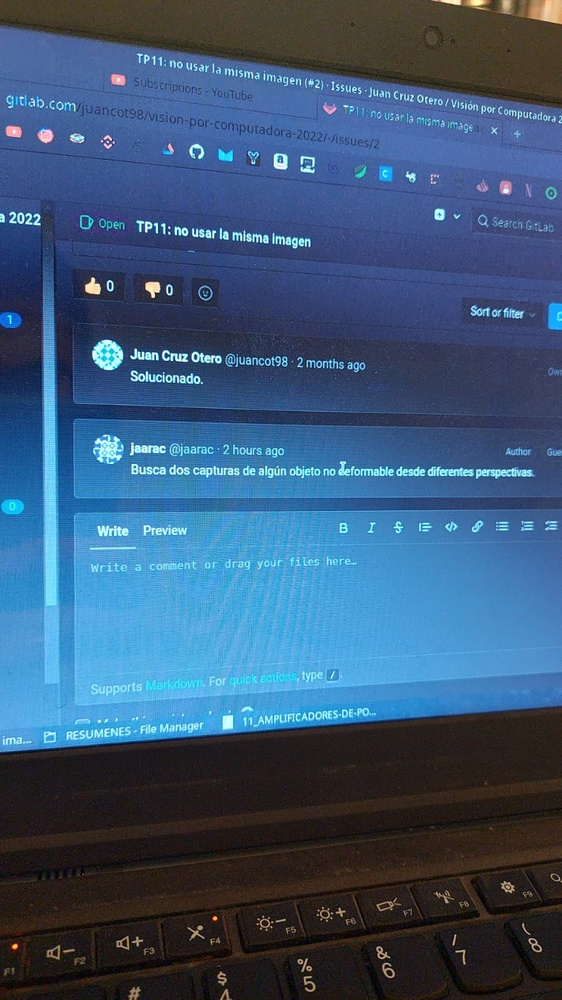
#> input picture TP11/fotos/screen1.jpg, 562 x 1000 px, shrunk from 899 x 1599 before the run
$ python main.py
#> lines starting #> are read from the running program, lines starting #| are printed output that depends on the picture; after the words box and inside, x2 and y2 are one past the last pixel; in counts of white or black regions, pixels touching at a corner belong together
# OTERO, Juan Cruz - 71459
# TP11 - Alineacion de imagenes usando SIFT


import cv2
import numpy as np


def main() -> None:
    COLOR_BLUE = 255, 0, 0
    COLOR_RED = 0, 0, 255
    MIN_MATCH_COUNT = 10

    # Read images.
    img1 = cv2.imread('fotos/screen1.jpg')
#> img1 is the input picture: shape (1000, 562, 3); mean B, G, R 117.3, 86.2, 57.7
    img2 = cv2.imread('fotos/screen2.jpg')
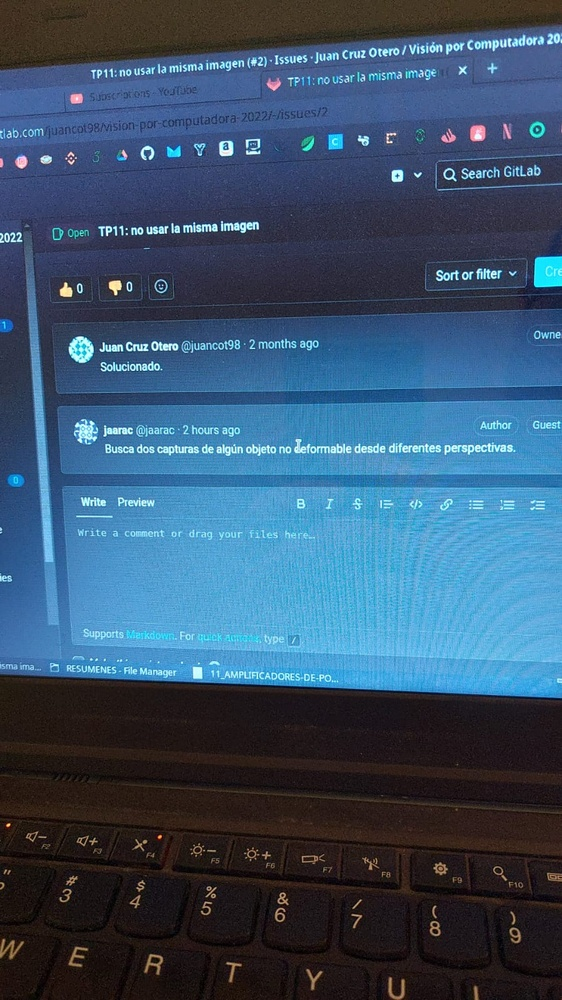
#> input picture TP11/fotos/screen2.jpg, 562 x 1000 px, shrunk from 899 x 1599 before the run
#> img2 is the input picture: shape (1000, 562, 3); mean B, G, R 107.2, 81.8, 55.8

    img1Copy = img1.copy()
    img2Copy = img2.copy()

    # Initialize detector and descriptor.
    dscr = cv2.xfeatures2d.SIFT_create(100)

    # Find keypoints and detectors with SIFT.
    kp1, des1 = dscr.detectAndCompute(img1, None)
#> kp1 = 101 keypoints; strongest (x, y, size): (92, 287, 9.2), (153, 288, 8.9), (15, 946, 3.4), (215, 918, 2.8)
    kp2, des2 = dscr.detectAndCompute(img2, None)
#> kp2 = 101 keypoints; strongest (x, y, size): (8, 825, 2.3), (115, 286, 7.8), (66, 291, 7.7), (116, 293, 2.3)

    # Graph keypoints.
    cv2.drawKeypoints(img1, kp1, img1Copy, COLOR_RED)
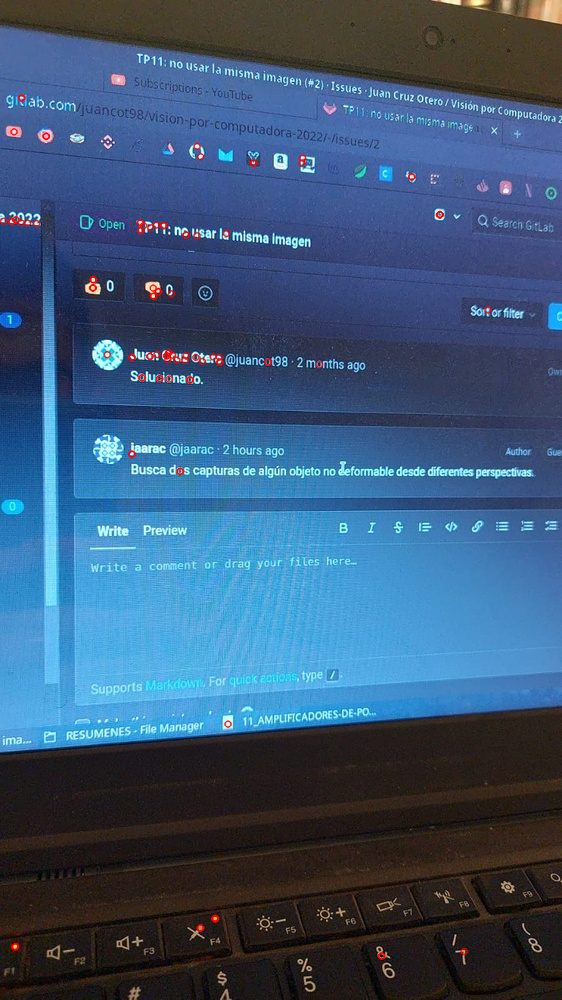
#> img1Copy: shape (1000, 562, 3); 0.54% of pixels changed, all inside (x1, y1, x2, y2) = (0, 93, 493, 961)
    cv2.drawKeypoints(img2, kp2, img2Copy, COLOR_BLUE)
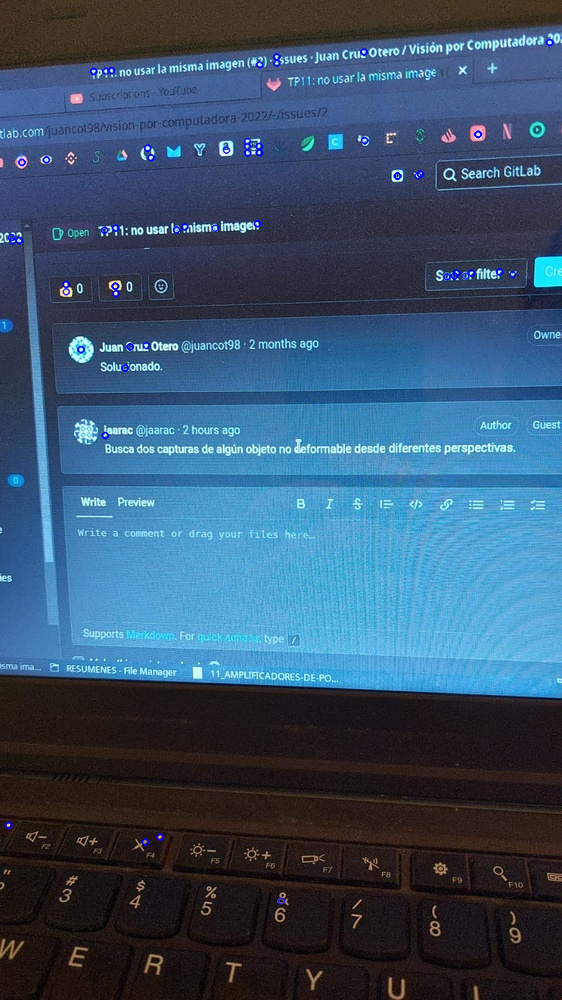
#> img2Copy: shape (1000, 562, 3); 0.46% of pixels changed, all inside (x1, y1, x2, y2) = (4, 38, 554, 906)

    # Concatenate vertically.
    imgConcatenate = np.concatenate((img1Copy, img2Copy), axis=0)
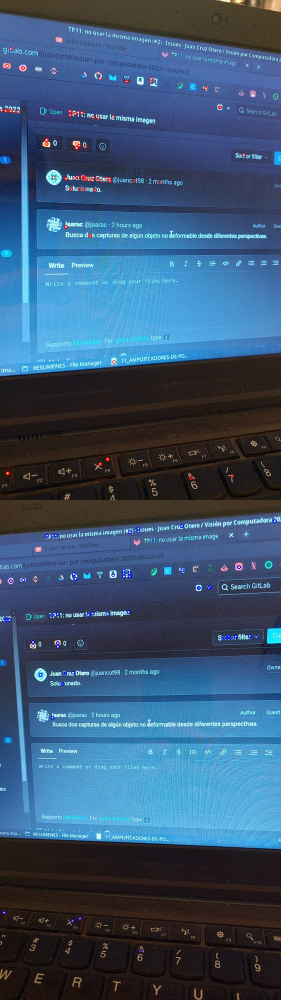
#> imgConcatenate: shape (2000, 562, 3) (shown at 1/2 size); mean B, G, R 112.1, 83.6, 56.8
    cv2.imshow('key points', imgConcatenate)
    cv2.imwrite('fotos/keypoints.jpg', imgConcatenate)
    cv2.waitKey(0)

    # Establish matches.
    matcher = cv2.BFMatcher(cv2.NORM_L2)
    matches = matcher.knnMatch(des1, des2, k=2)
#> matches = 101 matches

    good = []
    all = []

    # Save good matches using Lowe's ratio test.
    for m, n in matches:
        all.append(m)
        if m.distance < 0.7*n.distance:
            good.append(m)
#> this loop made 101 passes
#> after the loop, all = 101 matches; good = 27 matches

    if len(good) > MIN_MATCH_COUNT:
        # Compute homography with RANSAC.
        scrPts = np.float32(
            [kp1[m.queryIdx].pt for m in good]
        ).reshape(-1, 1, 2)
#> scrPts = 27 rows, first 8: [200.2, 156.3], [200, 927.5], [92.42, 287.5], [92.9, 279.2], [185.6, 355.2], [106.7, 354.2], [439.4, 214.2], [439.4, 214.2]
        dstPts = np.float32(
            [kp2[m.trainIdx].pt for m in good]
        ).reshape(-1, 1, 2)
#> dstPts = 27 rows, first 8: [150.5, 157.3], [144.8, 841.6], [114.9, 285.8], [65.6, 284], [146, 345.1], [80.54, 349.1], [397, 175.6], [397, 175.6]
        H, mask = cv2.findHomography(dstPts, scrPts, cv2.RANSAC, 5.0)
#> H = [[1.31, -0.0811, 30.23], [0.297, 1.08, -47.88], [0.000606, -0.000141, 1]]; mask = 27 values, max 1 at index 0, min 0 at index 1, mean 0.741

    # Apply perspective transformation H to img2.
    wimg2 = cv2.warpPerspective(img2, H, img2.shape[:2][::-1])
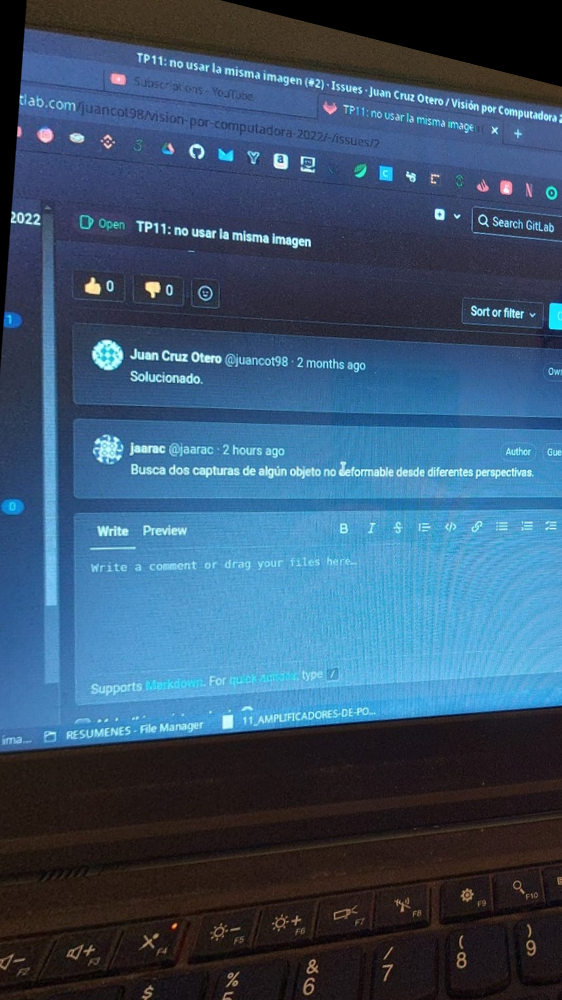
#> wimg2: shape (1000, 562, 3); mean B, G, R 108.8, 82.5, 55.3

    # Display and save pre-Lowe matches.
    imgMatches = cv2.drawMatches(img1, kp1, img2, kp2, all, None)
    cv2.imshow('pre-Lowe matches', imgMatches)
    cv2.imwrite('fotos/prelowe_matches.jpg', imgMatches)
    cv2.waitKey(0)

    # Display and save post-Lowe matches.
    imgMatches = cv2.drawMatches(img1, kp1, img2, kp2, good, None)
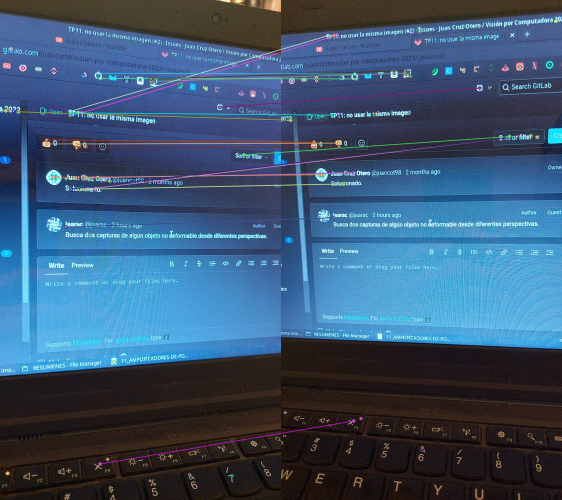
#> imgMatches: shape (1000, 1124, 3) (shown at 1/2 size); mean B, G, R 112.3, 84.6, 57.9
    cv2.imshow('post-Lowe matches', imgMatches)
    cv2.imwrite('fotos/postlowe_matches.jpg', imgMatches)
    cv2.waitKey(0)

    # Blend both images.
    alpha = 0.5
    blend = np.array(wimg2*alpha + img1*(1-alpha), dtype=np.uint8)
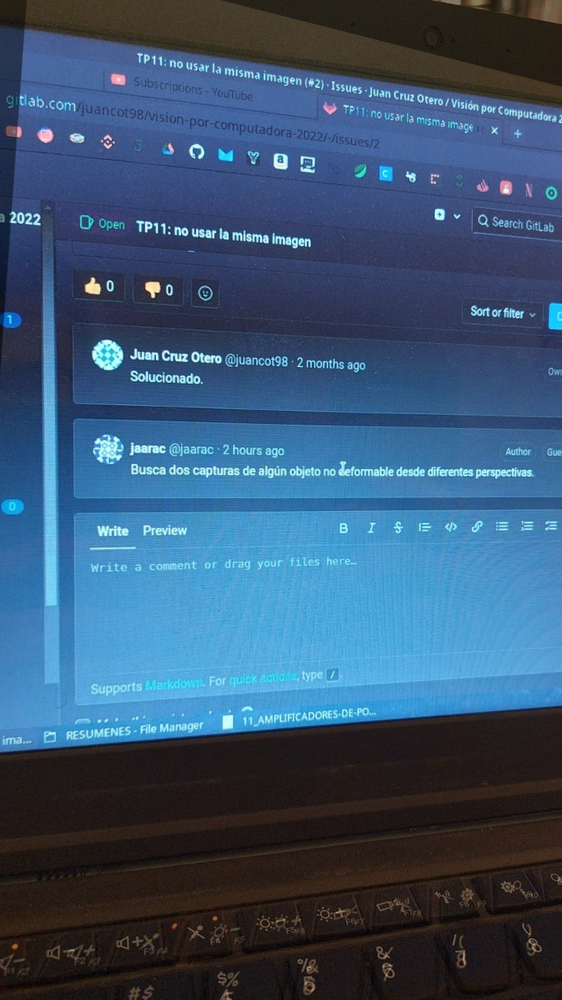
#> blend: shape (1000, 562, 3); mean B, G, R 112.8, 84.1, 56.3
    cv2.imshow('output image', blend)
    cv2.imwrite('fotos/output.jpg', blend)
    cv2.waitKey(0)

    # Close windows.
    cv2.destroyAllWindows()


if __name__ == '__main__':
    main()
